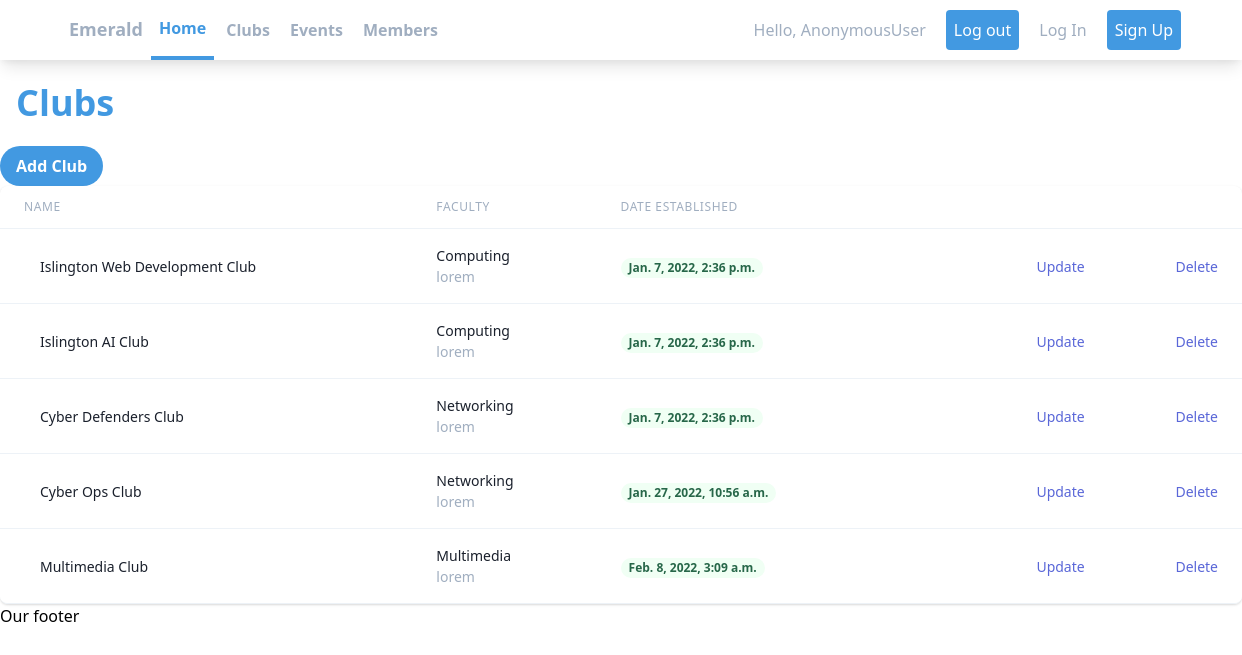
Page /clubs/ on the committed database.
### emeraldApp/models.py (models this page shows, shortened)
class Club(models.Model):
    FACULTY = (
        ('Computing', 'Computing'),
        ('Networking', 'Networking'),
        ('Multimedia', 'Multimedia'),
    )
    name = models.CharField(max_length=50, null=True)
    faculty = models.CharField(max_length=50, null=True, choices=FACULTY)
    date_created = models.DateTimeField(auto_now_add=True, null=True)

### emeraldApp/views.py (the view)
# urls.py: path('clubs/', views.clubs, name="clubs"),
def clubs(request):
    clubs = Club.objects.all()
    total_clubs = clubs.count()
    context = {'clubs': clubs, 'total_clubs': total_clubs}
    return render(request, 'emeraldApp/clubs.html', context)

### emeraldApp/templates/emeraldApp/clubs.html (shortened to what this page needs)
{% extends 'emeraldApp/main.html' %}
{% block content %}
<h1 class="text-blue-500 text-2xl md:text-3xl lg:text-4xl font-bold p-4">Clubs</h1>
<a href="{% url 'create_club' %}"><button
        class="bg-blue-500 hover:bg-blue-700 text-white font-bold py-2 px-4 rounded-full">
        Add Club
    </button></a>
<div class="flex flex-col">
    <div class="-my-2 overflow-x-auto sm:-mx-6 lg:-mx-8">
        <div class="py-2 align-middle inline-block min-w-full sm:px-6 lg:px-8">
            <div class="shadow overflow-hidden border-b border-gray-200 sm:rounded-lg">
                <table class="min-w-full divide-y divide-gray-200">
                    <thead class="bg-gray-50">
                        <tr>
                            <th scope="col"
                                class="px-6 py-3 text-left text-xs font-medium text-gray-500 uppercase tracking-wider">
                                Name
                            </th>
                            <th scope="col"
                                class="px-6 py-3 text-left text-xs font-medium text-gray-500 uppercase tracking-wider">
                                Faculty
                            </th>
                            <th scope="col"
                                class="px-6 py-3 text-left text-xs font-medium text-gray-500 uppercase tracking-wider">
                                Date established
                            </th>
                            <th scope="col" class="relative px-6 py-3">
                            </th>
                        </tr>
                    </thead>
                    <tbody class="bg-white divide-y divide-gray-200">
                        {% for club in clubs %}
                        <tr>
                            <td class="px-6 py-4 whitespace-nowrap">
                                <div class="flex items-center">
                                    <div class="ml-4">
                                        <div class="text-sm font-medium text-gray-900">
                                            {{club.name}}
                                        </div>
                                    </div>
                                </div>
                            </td>
                            <td class="px-6 py-4 whitespace-nowrap">
                                <div class="text-sm text-gray-900">{{club.faculty}}</div>
                                <div class="text-sm text-gray-500">lorem</div>
                            </td>
                            <td class="px-6 py-4 whitespace-nowrap">
                                <span
                                    class="px-2 inline-flex text-xs leading-5 font-semibold rounded-full bg-green-100 text-green-800">
                                    {{club.date_created}}
                                </span>
                            </td>
                            <td class="px-6 py-4 whitespace-nowrap text-sm text-gray-900">
                            </td>
                            <td class="px-6 py-4 whitespace-nowrap text-right text-sm font-medium">
                                <a href="{% url 'update_club' club.id %}"
                                    class="text-indigo-600 hover:text-indigo-900">Update</a>
                            </td>
                            <td class="px-6 py-4 whitespace-nowrap text-right text-sm font-medium">
                                <a href="{% url 'delete_club' club.id %}"
                                    class="text-indigo-600 hover:text-indigo-900">Delete</a>
                            </td>
                        </tr>
                        {% endfor %}
                    </tbody>
                </table>
            </div>
        </div>
    </div>
</div>
{% endblock %}

### rows in the picture
Club: name "Islington Web Development Club", faculty "Computing", date_created "Jan. 7, 2022, 2:36 p.m."
Club: name "Islington AI Club", faculty "Computing", date_created "Jan. 7, 2022, 2:36 p.m."
Club: name "Cyber Defenders Club", faculty "Networking", date_created "Jan. 7, 2022, 2:36 p.m."
Club: name "Cyber Ops Club", faculty "Networking", date_created "Jan. 27, 2022, 10:56 a.m."
Club: name "Multimedia Club", faculty "Multimedia", date_created "Feb. 8, 2022, 3:09 a.m."

### other values in the picture
{{ request.user }} "AnonymousUser"
